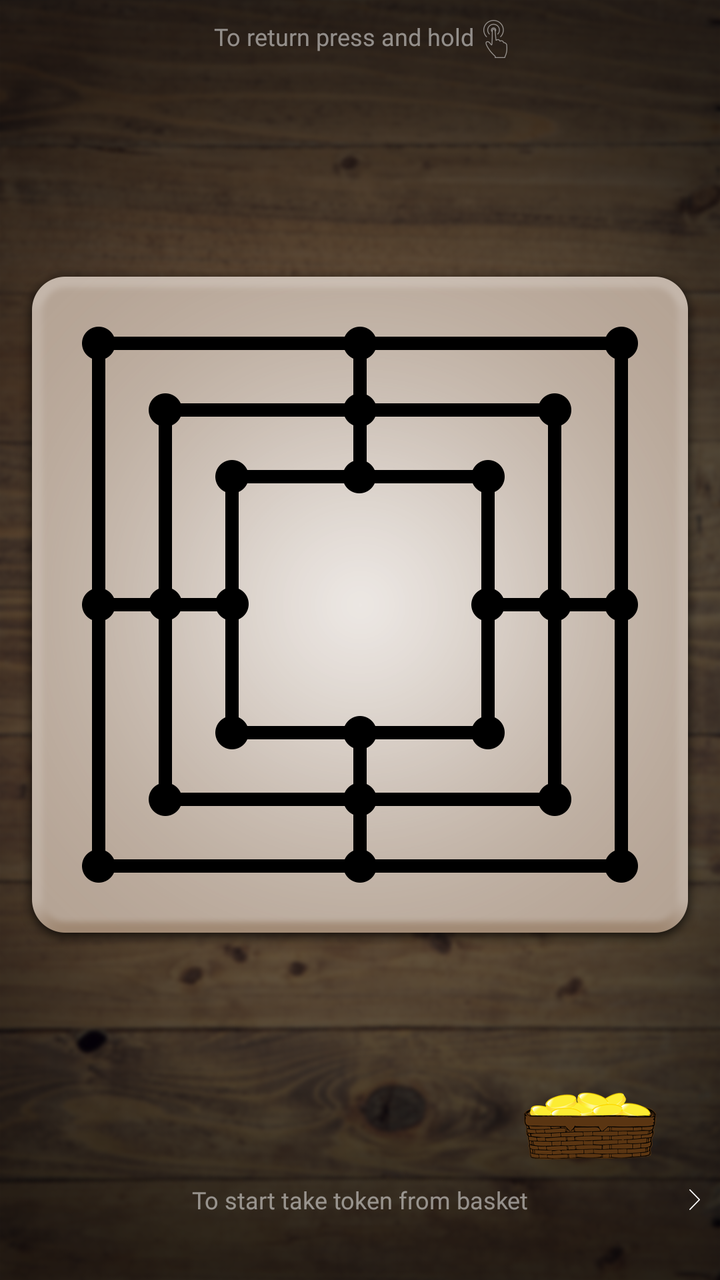
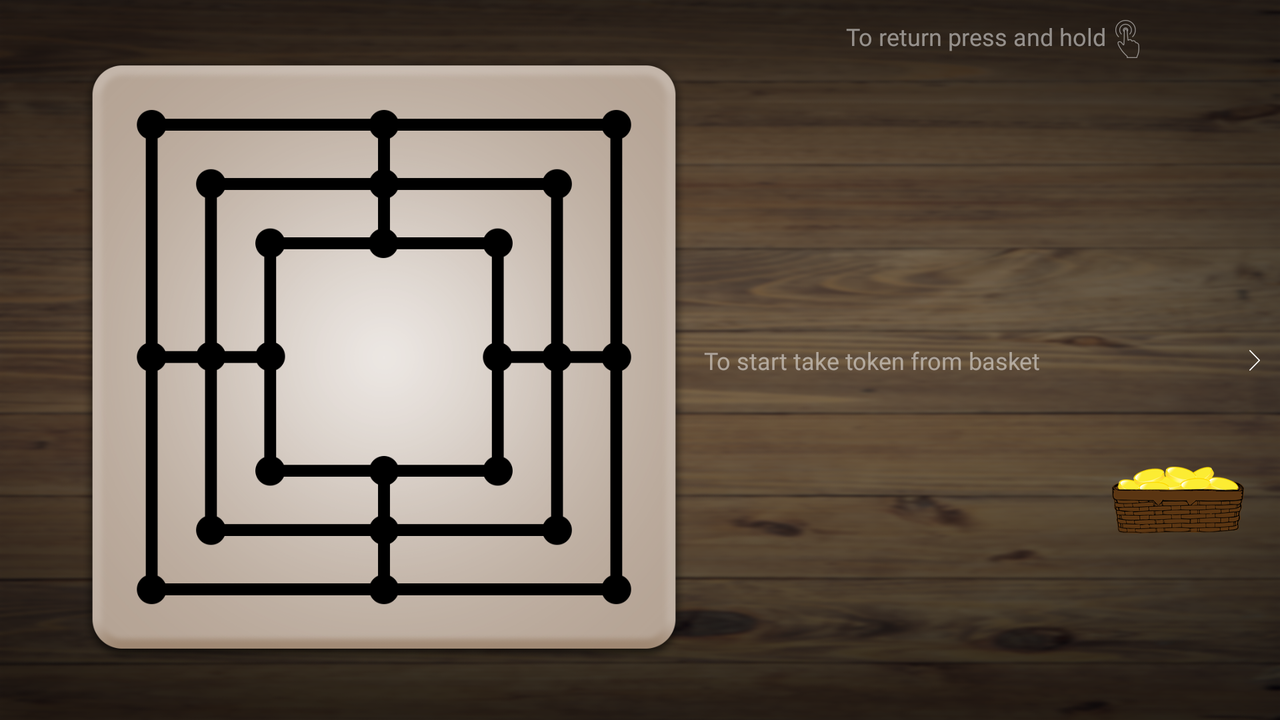

One screen, two layout resources from the same app: the default and the repository's alternative for another configuration. Each is rendered where Android would select it; the XML of both is given below.
<!-- AndroidManifest.xml: application theme AppTheme -->
<!-- res/layout/fragment_board_tips_first.xml -->
<?xml version="1.0" encoding="utf-8"?>
<android.support.constraint.ConstraintLayout xmlns:android="http://schemas.android.com/apk/res/android"
    android:layout_width="match_parent"
    android:layout_height="match_parent"
    xmlns:app="http://schemas.android.com/apk/res-auto">

    <TextView
        android:id="@+id/message_one"
        android:layout_width="wrap_content"
        android:layout_height="wrap_content"
        style="@style/BoardFragmentTipsText"
        android:text="@string/board_fragment_pause_tip"

        app:layout_constraintTop_toTopOf="parent"
        app:layout_constraintLeft_toLeftOf="parent"
        app:layout_constraintRight_toLeftOf="@+id/image_one"
        app:layout_constraintHorizontal_chainStyle="packed"
        android:layout_marginEnd="@dimen/board_fragment_tips_exit_message_margin_end"
        android:layout_marginTop="@dimen/board_fragment_tips_exit_message_margin_top"/>

    <ImageView
        android:id="@+id/image_one"
        android:layout_width="wrap_content"
        android:layout_height="wrap_content"
        android:src="@drawable/ic_touch"
        android:alpha="0.5"

        app:layout_constraintTop_toTopOf="parent"
        app:layout_constraintLeft_toRightOf="@+id/message_one"
        app:layout_constraintRight_toRightOf="parent"
        android:layout_marginTop="@dimen/board_fragment_tips_exit_image_margin_top"/>

    <ImageView
        android:layout_width="wrap_content"
        android:layout_height="wrap_content"
        android:src="@drawable/playground"

        app:layout_constraintBottom_toBottomOf="parent"
        app:layout_constraintLeft_toLeftOf="parent"
        app:layout_constraintRight_toRightOf="parent"
        app:layout_constraintTop_toTopOf="parent"
        android:layout_marginBottom="@dimen/toolbar_footer_height"/>


    <ImageView
        android:id="@+id/player_one_basket"
        android:layout_width="@dimen/board_fragment_basket_width"
        android:layout_height="@dimen/board_fragment_basket_height"
        android:tag="basketOne"
        android:src="@drawable/basket_player_one"

        app:layout_constraintBottom_toBottomOf="parent"
        app:layout_constraintRight_toRightOf="parent"

        android:layout_marginBottom="@dimen/board_fragment_tips_basket_margin_bottom"
        android:layout_marginEnd="@dimen/board_fragment_tips_basket_margin_side"/>

    <TextView
    android:id="@+id/message_two"
    android:layout_width="wrap_content"
    android:layout_height="wrap_content"
    style="@style/BoardFragmentTipsText"
    android:text="@string/board_fragment_tips_first_message"

    app:layout_constraintBottom_toBottomOf="parent"
    app:layout_constraintLeft_toLeftOf="parent"
    app:layout_constraintRight_toRightOf="parent"
    android:layout_marginBottom="@dimen/board_fragment_tips_message_margin_bottom"
    />

    <ImageView
        android:layout_width="wrap_content"
        android:layout_height="wrap_content"
        android:src="@drawable/ic_right"

        app:layout_constraintBottom_toBottomOf="parent"
        app:layout_constraintRight_toRightOf="parent"
        android:layout_marginBottom="@dimen/board_fragment_tips_arrow_margin_bottom"
        android:layout_marginEnd="@dimen/board_fragment_tips_arrow_margin_side"/>

</android.support.constraint.ConstraintLayout>
<!-- resources referenced by this layout -->
<resources>
  <dimen name="board_fragment_basket_height">34dp</dimen>
  <dimen name="board_fragment_basket_width">66dp</dimen>
  <dimen name="board_fragment_tips_arrow_margin_bottom">35dp</dimen>
  <dimen name="board_fragment_tips_arrow_margin_side">10dp</dimen>
  <dimen name="board_fragment_tips_basket_margin_bottom">60dp</dimen>
  <dimen name="board_fragment_tips_basket_margin_side">32dp</dimen>
  <dimen name="board_fragment_tips_exit_image_margin_top">10dp</dimen>
  <dimen name="board_fragment_tips_exit_message_margin_end">5dp</dimen>
  <dimen name="board_fragment_tips_exit_message_margin_top">10dp</dimen>
  <dimen name="board_fragment_tips_message_margin_bottom">32dp</dimen>
  <dimen name="toolbar_footer_height">32dp</dimen>
  <!-- drawable basket_player_one: png bitmap (drawable-hdpi, 11066 bytes) -->
  <!-- drawable ic_right: png bitmap (drawable-hdpi, 231 bytes) -->
  <!-- drawable ic_touch: png bitmap (drawable-hdpi, 870 bytes) -->
  <!-- drawable playground: png bitmap (drawable-hdpi, 71189 bytes) -->
  <string name="board_fragment_pause_tip">To return press and hold</string>
  <string name="board_fragment_tips_first_message">To start take token from basket</string>
  <style name="BoardFragmentTipsText">
          <item name="android:fontFamily">@font/ubuntu_regular</item>
          <item name="android:textColor">@android:color/white</item>
          <item name="android:alpha">0.5</item>
          <item name="android:textSize">@dimen/board_fragment_pause_tip_text</item>
          <item name="android:textAlignment">center</item>
      </style>
  <style name="AppTheme" parent="Theme.AppCompat.NoActionBar">
          <item name="colorPrimary">@color/primary</item>
          <item name="colorPrimaryDark">@color/primary_dark</item>
          <item name="colorAccent">@color/accent</item>
          <item name="android:windowBackground">@drawable/background</item>
          <item name="android:statusBarColor">@android:color/black</item>
      </style>
  <dimen name="board_fragment_pause_tip_text">12sp</dimen>
  <color name="primary">#795548</color>
  <color name="primary_dark">#5D4037</color>
  <color name="accent">#FFEB3B</color>
  <!-- drawable background: png bitmap (drawable-hdpi, 458586 bytes) -->
</resources>
<!-- res/layout-land/fragment_board_tips_first.xml (the repository's variant of the layout above) -->
<!-- drawn on the phone turned sideways -->
<?xml version="1.0" encoding="utf-8"?>
<android.support.constraint.ConstraintLayout xmlns:android="http://schemas.android.com/apk/res/android"
    android:layout_width="match_parent"
    android:layout_height="match_parent"
    xmlns:app="http://schemas.android.com/apk/res-auto">

    <TextView
        android:id="@+id/message_one"
        android:layout_width="wrap_content"
        android:layout_height="wrap_content"
        style="@style/BoardFragmentTipsText"
        android:text="@string/board_fragment_pause_tip"

        app:layout_constraintTop_toTopOf="parent"
        app:layout_constraintLeft_toRightOf="@id/playground"
        app:layout_constraintRight_toLeftOf="@+id/image_one"
        app:layout_constraintHorizontal_chainStyle="packed"
        android:layout_marginEnd="@dimen/board_fragment_tips_exit_message_margin_end"
        android:layout_marginTop="@dimen/board_fragment_tips_exit_message_margin_top"/>

    <ImageView
        android:id="@+id/image_one"
        android:layout_width="wrap_content"
        android:layout_height="wrap_content"
        android:src="@drawable/ic_touch"
        android:alpha="0.5"

        app:layout_constraintTop_toTopOf="parent"
        app:layout_constraintLeft_toRightOf="@+id/message_one"
        app:layout_constraintRight_toRightOf="parent"
        android:layout_marginTop="@dimen/board_fragment_tips_exit_image_margin_top"/>

    <ImageView
        android:id="@+id/playground"
        android:layout_width="@dimen/board_fragment_playground_dimension"
        android:layout_height="@dimen/board_fragment_playground_dimension"
        android:src="@drawable/playground"

        app:layout_constraintBottom_toBottomOf="parent"
        app:layout_constraintLeft_toLeftOf="parent"
        app:layout_constraintTop_toTopOf="parent"
        android:layout_marginStart="@dimen/toolbar_footer_height"/>

    <ImageView
        android:id="@+id/player_one_basket"
        android:layout_width="@dimen/board_fragment_basket_width"
        android:layout_height="@dimen/board_fragment_basket_height"
        android:tag="basketOne"
        android:src="@drawable/basket_player_one"

        app:layout_constraintBottom_toBottomOf="parent"
        app:layout_constraintRight_toRightOf="parent"

        android:layout_marginBottom="@dimen/board_fragment_tips_basket_margin_bottom"
        android:layout_marginEnd="@dimen/board_fragment_tips_basket_margin_side"/>

    <TextView
        android:id="@+id/message_two"
        android:layout_width="wrap_content"
        android:layout_height="wrap_content"
        style="@style/BoardFragmentTipsText"
        android:text="@string/board_fragment_tips_first_message"

        app:layout_constraintTop_toTopOf="parent"
        app:layout_constraintBottom_toBottomOf="parent"
        app:layout_constraintLeft_toRightOf="@+id/playground"
        />

    <ImageView
        android:layout_width="wrap_content"
        android:layout_height="wrap_content"
        android:src="@drawable/ic_right"

        app:layout_constraintBottom_toBottomOf="parent"
        app:layout_constraintRight_toRightOf="parent"
        app:layout_constraintTop_toTopOf="parent"
        android:layout_marginEnd="@dimen/board_fragment_tips_arrow_margin_side"
        />



</android.support.constraint.ConstraintLayout>
<!-- resources referenced by the variant -->
<!-- as the phone turned sideways resolves them -->
<resources>
  <!-- from res/values-land/ -->
  <dimen name="board_fragment_basket_height">34dp</dimen>
  <!-- from res/values-land/ -->
  <dimen name="board_fragment_basket_width">66dp</dimen>
  <!-- from res/values-land/ -->
  <dimen name="board_fragment_playground_dimension">320dp</dimen>
  <!-- from res/values-land/ -->
  <dimen name="board_fragment_tips_arrow_margin_side">10dp</dimen>
  <!-- from res/values-land/ -->
  <dimen name="board_fragment_tips_basket_margin_bottom">93dp</dimen>
  <!-- from res/values-land/ -->
  <dimen name="board_fragment_tips_basket_margin_side">18dp</dimen>
  <!-- from res/values-land/ -->
  <dimen name="board_fragment_tips_exit_image_margin_top">10dp</dimen>
  <!-- from res/values-land/ -->
  <dimen name="board_fragment_tips_exit_message_margin_end">5dp</dimen>
  <!-- from res/values-land/ -->
  <dimen name="board_fragment_tips_exit_message_margin_top">10dp</dimen>
  <dimen name="toolbar_footer_height">32dp</dimen>
  <!-- drawable basket_player_one: png bitmap (drawable-hdpi, 11066 bytes) -->
  <!-- drawable ic_right: png bitmap (drawable-hdpi, 231 bytes) -->
  <!-- drawable ic_touch: png bitmap (drawable-hdpi, 870 bytes) -->
  <!-- drawable playground: png bitmap (drawable-hdpi, 71189 bytes) -->
  <string name="board_fragment_pause_tip">To return press and hold</string>
  <string name="board_fragment_tips_first_message">To start take token from basket</string>
  <style name="BoardFragmentTipsText">
          <item name="android:fontFamily">@font/ubuntu_regular</item>
          <item name="android:textColor">@android:color/white</item>
          <item name="android:alpha">0.5</item>
          <item name="android:textSize">@dimen/board_fragment_pause_tip_text</item>
          <item name="android:textAlignment">center</item>
      </style>
  <style name="AppTheme" parent="Theme.AppCompat.NoActionBar">
          <item name="colorPrimary">@color/primary</item>
          <item name="colorPrimaryDark">@color/primary_dark</item>
          <item name="colorAccent">@color/accent</item>
          <item name="android:windowBackground">@drawable/background</item>
          <item name="android:statusBarColor">@android:color/black</item>
      </style>
  <!-- from res/values-land/ -->
  <dimen name="board_fragment_pause_tip_text">12sp</dimen>
  <color name="primary">#795548</color>
  <color name="primary_dark">#5D4037</color>
  <color name="accent">#FFEB3B</color>
  <!-- drawable background: png bitmap (drawable-hdpi, 458586 bytes) -->
</resources>
